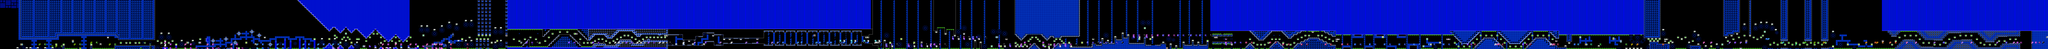

Below is a game level as drawn by its tile map, then a one-line description and the .tmx that defines it (tile-layer data replaced by summaries):
An orthogonal 1110x27 tile map with 16x16 px tiles, 2 tile layers (SP, ...), 3 tilesets, 2 image layers.

<map version="1.10" tiledversion="1.11.2" orientation="orthogonal" renderorder="right-down" width="1110" height="27" tilewidth="16" tileheight="16" infinite="0" nextlayerid="5" nextobjectid="1">
 <editorsettings>
  <chunksize width="16" height="27" />
  <export target="electrodynamix.csv" format="csv" />
 </editorsettings>
 <tileset firstgid="1" name="famidash" tilewidth="16" tileheight="16" tilecount="256" columns="16">
  <image source="../../../GRAPHICS/famidash.bmp" width="256" height="256" />
 </tileset>
 <tileset firstgid="257" name="sprites" tilewidth="16" tileheight="16" tilecount="256" columns="16">
  <image source="../../../GRAPHICS/sprites.png" width="256" height="256" />
 </tileset>
 <tileset firstgid="513" name="sprites" tilewidth="16" tileheight="16" tilecount="256" columns="16">
  <image source="../../../GRAPHICS/sprites.png" width="256" height="256" />
 </tileset>
 <imagelayer id="3" name="Image Layer 1" parallaxx="0.9" parallaxy="0.9" repeatx="1" repeaty="1">
  <image source="../../../GRAPHICS/Old/parallax Blue.bmp" width="144" height="72" />
 </imagelayer>
 <imagelayer id="4" name="Image Layer 2" offsetx="0" offsety="432" repeatx="1">
  <image source="../../../GRAPHICS/ground.bmp" width="64" height="128" />
 </imagelayer>
 <layer id="1" width="1110" height="27">
  <data>[29970 cells, 18639 non-empty, 114 distinct tile ids]</data>
 </layer>
 <layer id="2" name="SP" width="1110" height="27">
  <data>[29970 cells, 712 non-empty, 90 distinct tile ids]</data>
 </layer>
</map>
